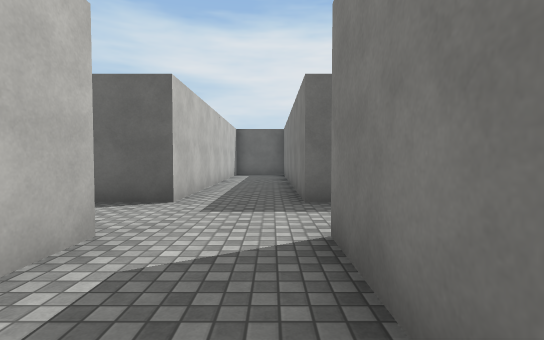
View 1 (above)

24 first-person views from a walk through a 3-D level made in the Unity game engine. The camera is 1.3 m above the floor, tilts 2° down and sees 85° across. The floor is counted in squares, 2 m on a side. Each view is taken from the middle of a square. On the plan, view 1 faces up. The plan holds only what a view shows up to about 9 squares ahead; the rest is blank. The place goes on beyond the plan. The player is left out. Surface patterns are stand-ins for the level's own textures.

View 2
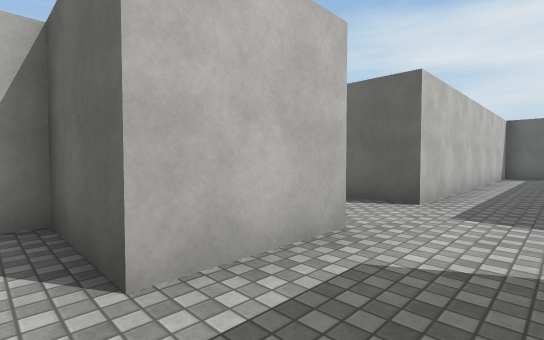

View 3
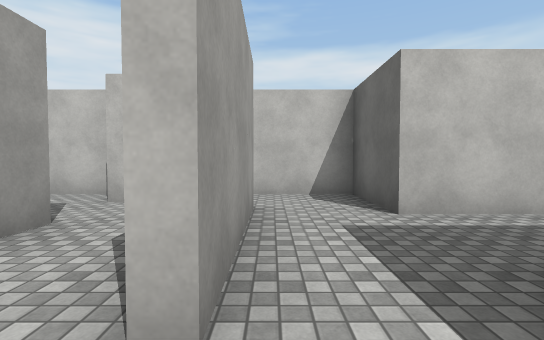

View 4
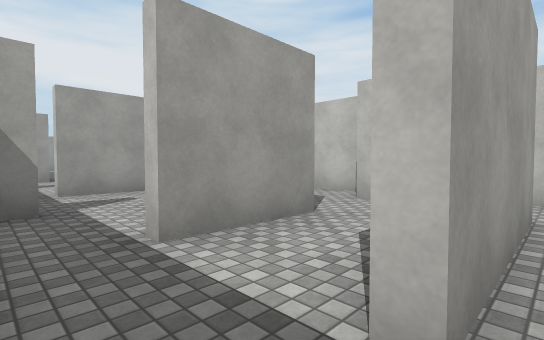

View 5
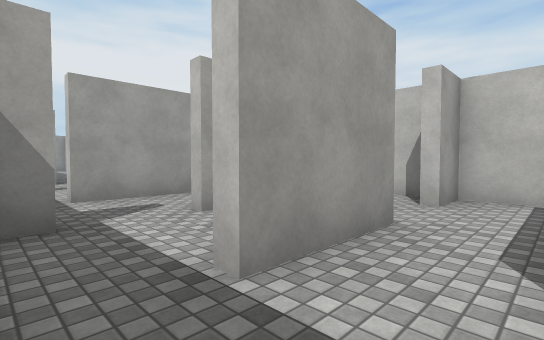

View 6
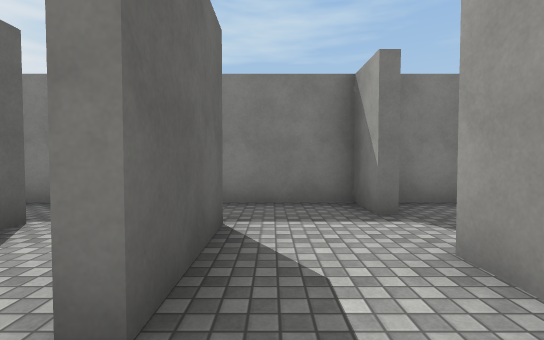

View 7
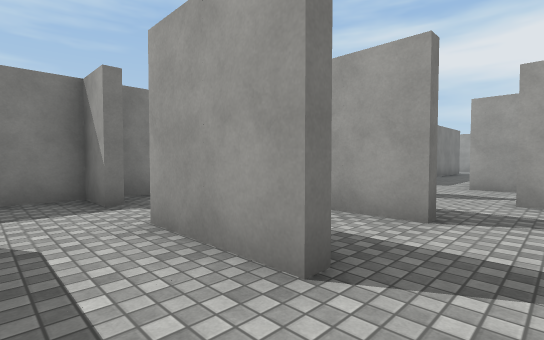

View 8
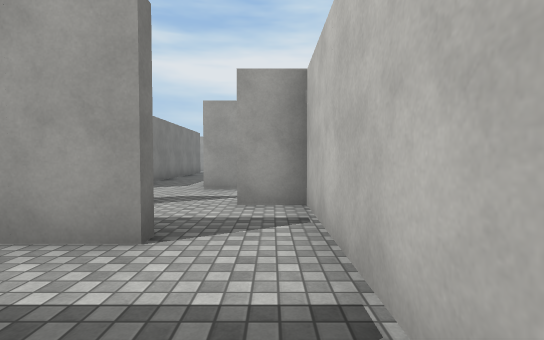

View 9
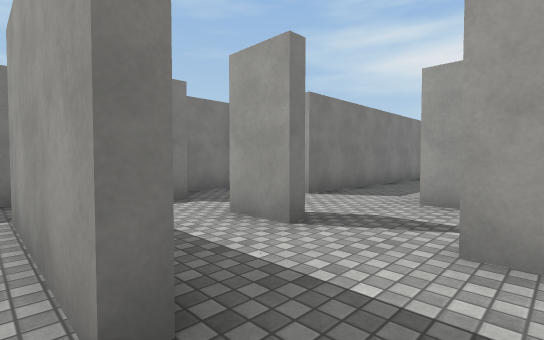

View 10
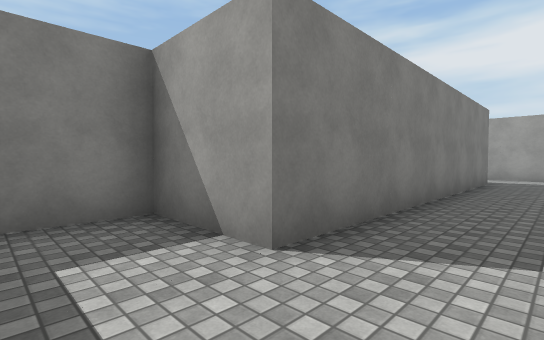

View 11
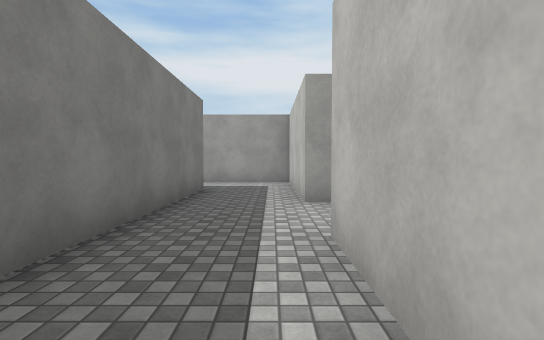

View 12
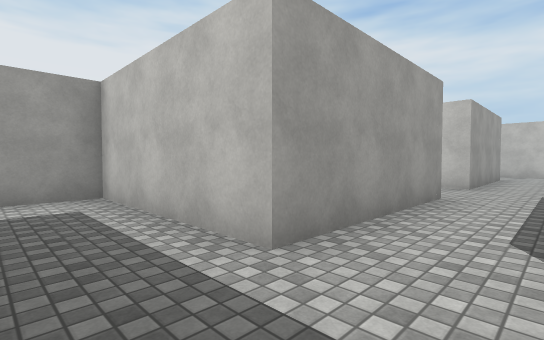

View 13
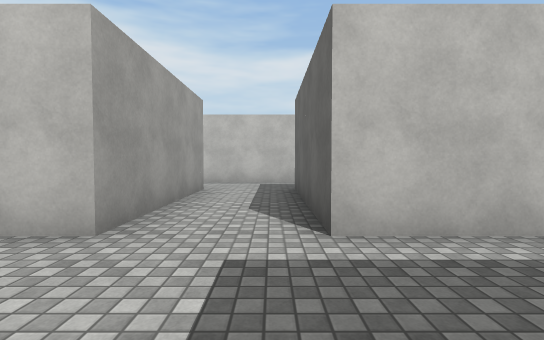

View 14
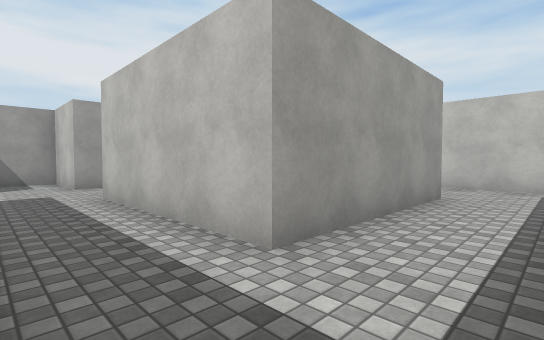

View 15
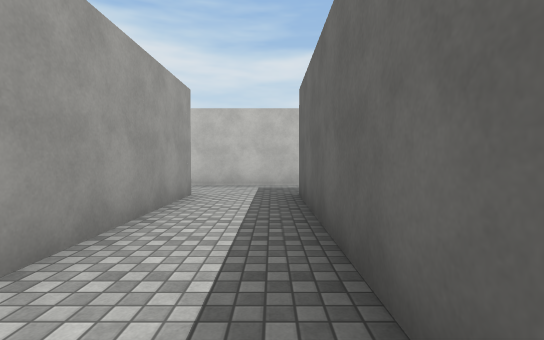

View 16
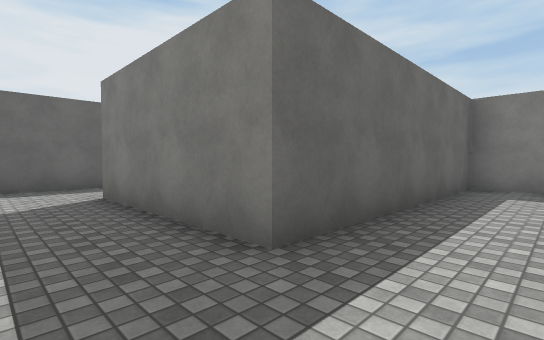

View 17
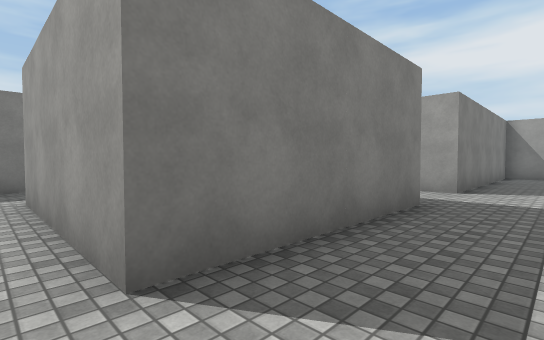

View 18
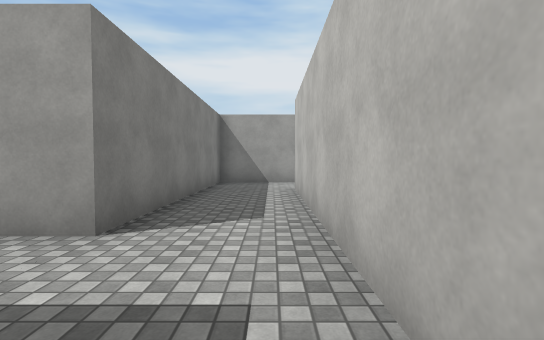

View 19
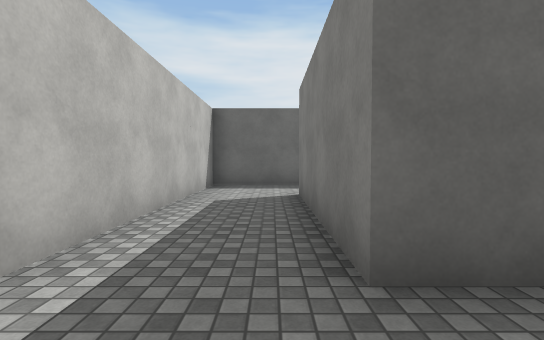

View 20
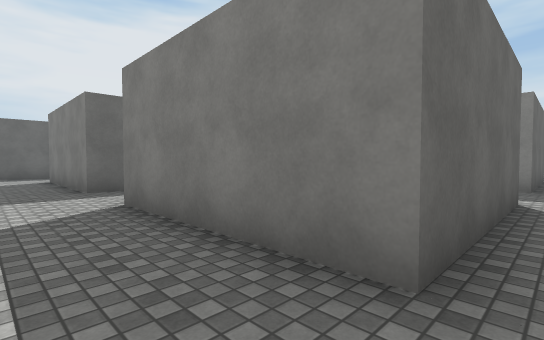

View 21
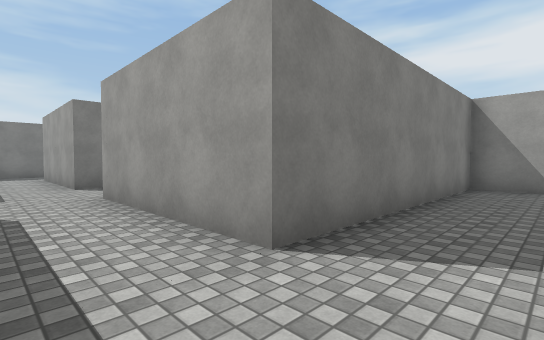

View 22
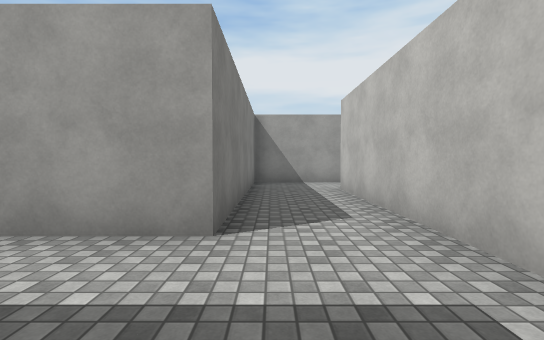

View 23
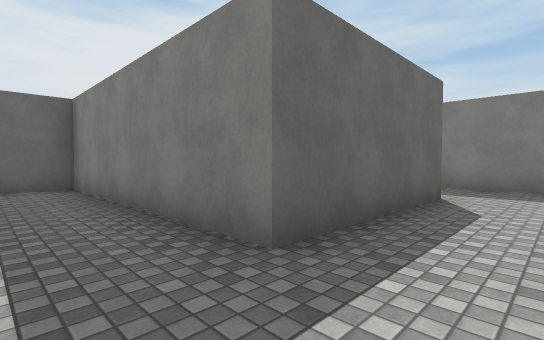

View 24
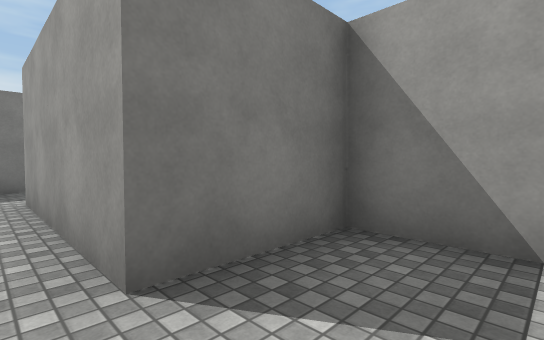

### Floor plan
Key: @ floor where view 1 was taken; # wall or solid block; . floor.
Columns run from 14 left of view 1 to 3 right of it. Each row starts with its distance up from view 1.
 10             #.
  9             #..#
  8             #..#
  7             #..#
  6             #..#
  5            ##..#
  4            .....
  3             ....
  2             #..#
  1           ###..#
  0           #...@..#
 -1           #..###.#
 -2           #......#
 -3 ####      ##..##.#
 -4 #...      #......#
 -5 #...      #..##.##
 -6 #..#      #......#
 -7 #..#      #..###.#
 -8 #..#      #.....
 -9 #..#########..#.##
-10 #........#  .....#
-11 #........#  .....#
-12 #..####..#  #..###
-13  ..#  #..#  #..#
-14  ..#  #..#  #..#
-15 #..####..####..#
-16 #..............#
-17 #..............#
-18 #..####..####..#
-19 #..#  #..#  #..#
-20 #..#  ####  #...
-21 #..#        #...
-22 ...#        ####
-23 ...#
-24 ####

Where each view was taken, in squares from view 1:
view 1: 0 up, 0 right, facing up
view 2: 0 up, 0 right, facing up-left
view 3: 1 down, 2 right, facing left
view 4: 1 down, 2 right, facing down-left
view 5: 2 down, 2 right, facing down-left
view 6: 4 down, 2 left, facing right
view 7: 4 down, 3 left, facing down-right
view 8: 5 down, 3 left, facing down
view 9: 7 down, 3 left, facing down-right
view 10: 10 down, 1 left, facing down-right
view 11: 13 down, 1 left, facing down
view 12: 16 down, 0 right, facing down-left
view 13: 16 down, 5 left, facing left
view 14: 10 down, 6 left, facing down-left
view 15: 10 down, 6 left, facing left
view 16: 11 down, 13 left, facing up-right
view 17: 11 down, 13 left, facing down-right
view 18: 15 down, 13 left, facing down
view 19: 11 down, 12 left, facing up
view 20: 16 down, 13 left, facing up-right
view 21: 16 down, 13 left, facing down-right
view 22: 15 down, 12 left, facing down
view 23: 17 down, 7 left, facing up-right
view 24: 17 down, 7 left, facing down-right
